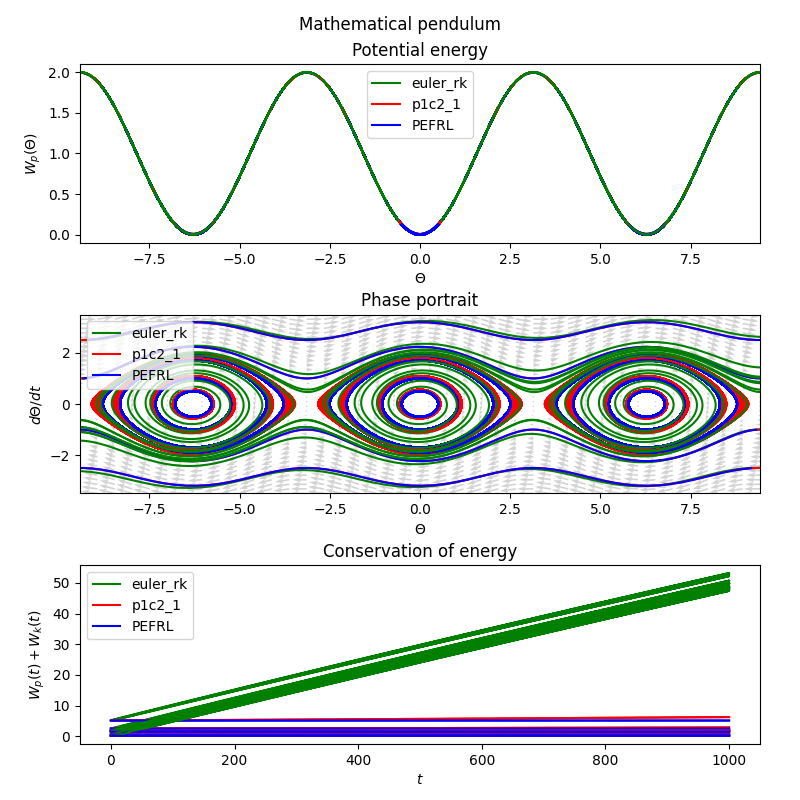

Write Python code to recreate this figure.
import numpy as np
import matplotlib.pyplot as plt
from ODEmethods.methods import rk_methods, predictor, corrector, sym_methods
from ODEmethods.rungekutta import RKMethod 
from ODEmethods.pece import PECE
from ODEmethods.symplectic import SymIntegrator

# Mathematical pendulum
def matpend(t, u, w=1.):
    return [u[1], -w**2. * np.sin(u[0])]

def kinetic_matpend(p, w=1.):
    return 0.5*((p/w)**2.)

def potential_matpend(q):
    return (1.-np.cos(q))

par=1.
n=10000
h=0.1

fig, axs = plt.subplots(3, 1)
plt.suptitle("Mathematical pendulum")
fig.set_size_inches(8, 8)

for y0 in [[-3.*np.pi, 1.],[-3.*np.pi, 2.5],[3.*np.pi, -1.],[3.*np.pi, -2.5],[-2.*np.pi, 1.9],[-2.*np.pi, 1.7],[-2.*np.pi, 1.],[-2.*np.pi, 0.5],[2.*np.pi, 1.9],[2.*np.pi, 1.7],[2.*np.pi, 1.],[2.*np.pi, 0.5],[0., 1.9],[0., 1.7],[0., 1.],[0., 0.5]]:
    # RK methods
    problem_rk = RKMethod(rk_methods["euler"], matpend, par)
    rk = problem_rk.run(x0=0, y0=y0, stepnum=n, stepsize=h)

    # PECE methods
    problem_pc = PECE(predictor[0], corrector[0], matpend, par)
    pc = problem_pc.run(x0=0, y0=y0, stepnum=n, stepsize=h, runcorr=1)

    # SymInt methods
    problem_si = SymIntegrator(sym_methods["PEFRL"], matpend, par)
    si = problem_si.run(x0=0, y0=y0, stepnum=n, stepsize=h)

    # Plotting
    axs[0].plot(rk[1][0], potential_matpend(rk[1][0]), color='green')
    axs[0].plot(pc[1][0], potential_matpend(pc[1][0]), color='red')
    axs[0].plot(si[1][0], potential_matpend(si[1][0]), color='blue')

    axs[1].plot(rk[1][0], rk[1][1], color='green')
    axs[1].plot(pc[1][0], pc[1][1], color='red')
    axs[1].plot(si[1][0], si[1][1], color='blue')

    axs[2].plot(rk[0], potential_matpend(rk[1][0])+kinetic_matpend(rk[1][1]), color='green')
    axs[2].plot(pc[0], potential_matpend(pc[1][0])+kinetic_matpend(pc[1][1]), color='red')
    axs[2].plot(si[0], potential_matpend(si[1][0])+kinetic_matpend(si[1][1]), color='blue')
    
axs[0].set_title("Potential energy")
axs[0].set_xlim([-3.*np.pi, 3.*np.pi])
axs[0].set_xlabel(r'$\Theta$')
axs[0].set_ylabel(r'$W_p(\Theta )$')
axs[0].legend(["euler_rk","p1c2_1", "PEFRL"])

axs[1].set_title("Phase portrait")
Y1, Y2 = np.meshgrid(np.linspace(-3.*np.pi, 3.*np.pi, 40), np.linspace(-3.5, 3.5, 40))
u, v = np.zeros(Y1.shape), np.zeros(Y2.shape)
for i in range(Y1.shape[0]):
    for j in range(Y1.shape[1]):
        u[i,j], v[i,j] = matpend(0., [Y1[i,j], Y2[i,j]], par)
axs[1].quiver(Y1, Y2, u, v, color='lightgray')

axs[1].set_xlim([-3.*np.pi, 3.*np.pi])
axs[1].set_ylim([-3.5, 3.5])
axs[1].set_xlabel(r'$\Theta$')
axs[1].set_ylabel(r'$d\Theta /dt$')
axs[1].legend(["euler_rk","p1c2_1", "PEFRL"])

axs[2].set_title("Conservation of energy")
axs[2].set_xlabel(r'$t$')
axs[2].set_ylabel(r'$W_p(t)+W_k(t)$')
axs[2].legend(["euler_rk","p1c2_1", "PEFRL"])

plt.subplots_adjust(left=0.1, right=0.95, bottom=0.07, top=0.92, wspace=0.25, hspace=0.4)
plt.savefig("examples/math_pendulum/math_pendulum.png")
plt.show()